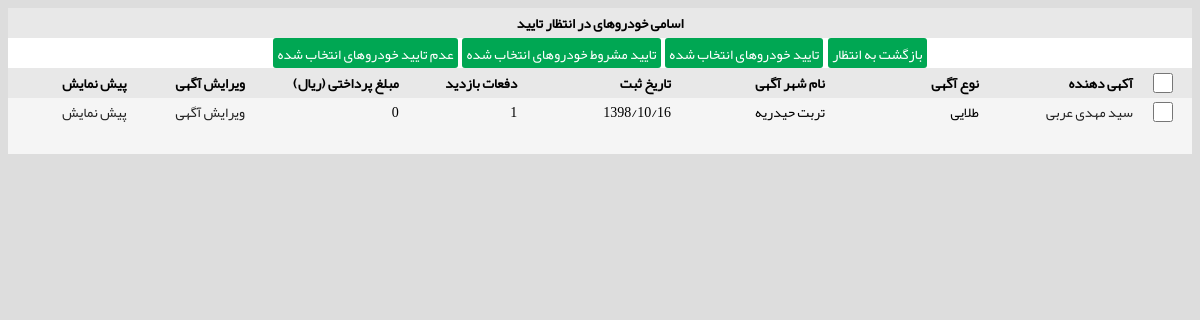
Page /admin_user_car.php?type=0 (signed in) on the committed database.
### tables this page shows
CREATE TABLE `tbl_car_master_info` (
  `auto_id` int(11) NOT NULL AUTO_INCREMENT,
  `f1` int(11) NOT NULL DEFAULT '0',
  `f2` int(11) NOT NULL DEFAULT '0',
  `f3` int(11) NOT NULL DEFAULT '0',
  `f4` varchar(10) DEFAULT '',
  `f5` smallint(6) NOT NULL DEFAULT '1',
  `f6` varchar(1) NOT NULL DEFAULT '1',
  `f7` smallint(6) NOT NULL DEFAULT '1',
  `f8` varchar(1) NOT NULL DEFAULT '0',
  `f9` text,
  `f10` int(11) NOT NULL DEFAULT '1',
  `f11` bigint(20) NOT NULL,
  `f12` int(11) NOT NULL,
  PRIMARY KEY (`auto_id`)
);

CREATE TABLE `tbl_user_info` (
  `auto_id` int(11) NOT NULL AUTO_INCREMENT COMMENT 'code',
  `f1` int(5) NOT NULL DEFAULT '0' COMMENT 'name_user',
  `f2` int(5) NOT NULL DEFAULT '0' COMMENT 'pass_user',
  `f3` varchar(100) DEFAULT NULL COMMENT 'famil_user',
  `f4` varchar(10) DEFAULT NULL,
  `f5` varchar(30) DEFAULT NULL,
  `f6` varchar(35) DEFAULT NULL,
  `f7` varchar(255) DEFAULT NULL,
  `f8` varchar(300) DEFAULT NULL,
  `f9` varchar(10) DEFAULT NULL,
  `f10` varchar(300) NOT NULL DEFAULT '',
  `f11` varchar(20) NOT NULL DEFAULT '',
  `f12` text,
  `f13` varchar(1) NOT NULL DEFAULT '1',
  `f14` int(11) DEFAULT NULL,
  `f15` varchar(100) DEFAULT NULL,
  `f16` varchar(100) DEFAULT NULL,
  `f17` varchar(100) DEFAULT NULL,
  `f18` varchar(255) DEFAULT NULL,
  `f19` varchar(255) DEFAULT NULL,
  `f20` varchar(255) DEFAULT NULL,
  `f21` varchar(255) DEFAULT NULL,
  `f22` varchar(255) DEFAULT NULL,
  `f23` int(11) DEFAULT NULL,
  `f24` int(11) DEFAULT NULL,
  `f25` varchar(1) DEFAULT '1',
  PRIMARY KEY (`auto_id`)
);

CREATE TABLE `tbl_adver_type` (
  `auto_id` int(11) NOT NULL AUTO_INCREMENT,
  `f1` varchar(255) NOT NULL DEFAULT '',
  `f2` int(11) NOT NULL DEFAULT '1',
  `f3` bigint(20) NOT NULL DEFAULT '0',
  `f4` text,
  PRIMARY KEY (`auto_id`)
);

CREATE TABLE `tbl_shahr` (
  `shahr_id` int(11) NOT NULL AUTO_INCREMENT,
  `shomare` int(11) DEFAULT NULL,
  `shahrestan` varchar(255) DEFAULT NULL,
  `markaze_shahrestan` varchar(255) DEFAULT NULL,
  `tarikhe_tasis` varchar(255) DEFAULT NULL,
  `kode_taghsim` varchar(255) DEFAULT NULL,
  `ostan_name` varchar(255) DEFAULT NULL,
  `ostan_id` int(11) DEFAULT NULL,
  PRIMARY KEY (`shahr_id`)
);

### connect.php (called while the page is built, shortened)
<?php ob_start(); session_start();
 function pool($price)
{
	$p_len=strlen($price);
	return $price;
}
?>

### admin_user_car.php (the view, shortened to what this page needs)
<?php include "header_admin_page.php";
$item_type=$_GET["type"];
switch ($item_type)
{
	case 0 : {$grid_title="اسامی خودروهای در انتظار تایید";$page_id=42; break;}
}
?>
<table  id="tbl_grid" border="0" width="100%" cellpadding="0" cellspacing="0"   dir=rtl width=90%>
<form name="frm_grid" id="frm_grid"  method="POST" action="admin_user_car.php?type=<?php print $item_type?>" >
<tr>
<td class= "aseman_grid_tite" width="100%" align="center" height="23"  colspan="9"   >
<?php print $grid_title?></td>
</tr>
													<tr>
<td class= "aseman_grid_btn" align="center" height="23" colspan="9"   >
													<input type="submit" value="بازگشت به انتظار" name="btn_0" onclick="javascript: return confirm('هشدار : آیا از بازگشت خودروهای انتخاب شده به حالت انتظاراطمینان دارید؟');" >&nbsp;
													<input type="submit" value="تایید خودروهای انتخاب شده" name="btn_1" onclick="javascript: return confirm('هشدار : آیا از تایید تمامی خودروهای انتخاب شده اطمینان دارید؟');" >&nbsp;
													<input type="submit" value="تایید مشروط خودروهای انتخاب شده" name="btn_3" onclick="javascript: return confirm(' هشدار : آیا از عدم تایید تمامی خودروهای انتخاب شده اطمینان دارید ؟ ');" >&nbsp;
<input type="submit" value="عدم تایید خودروهای انتخاب شده" name="btn_2" onclick="javascript: return confirm('هشدار : آیا از تایید مشروط خودروهای انتخاب شده اطمینان دارید؟');>
	<input type="submit" value="حذف خودروهای انتخاب شده" name="btn_4" onclick="javascript: return confirm('هشدار : آیا از حدف خودروهای انتخاب شده اطمینان دارید؟');" >
													</td></td>
													</tr>
<tr>
<td class= "aseman_grid_col_title" width="5%" align="center" height="23"   >
	<input type='checkbox' name='select-all' id='select-all'  onclick="check();" style="font-weight: 700" >
</td>
<td class= "aseman_grid_col_title" width="13%" align="right" height="23"   >
	آکهی دهنده
</td>
<td class= "aseman_grid_col_title" width="13%" align="right" height="23"   >
	<span lang="fa">نوع آگهی</span></td>
<td class= "aseman_grid_col_title" width="13%" align="right" height="23"   >
	نام شهر آگهی
</td>
<td class= "aseman_grid_col_title" width="10%" align="right" height="23"   >
	تاریخ ثبت
</td>
<td class= "aseman_grid_col_title" width="10%" align="right" height="23"   >
	دفعات بازدید
</td>
<td class= "aseman_grid_col_title" width="13%" align="right" height="23"   >
	<span lang="fa">مبلغ پرداختی</span> <span lang="fa">(ریال)</span></td>
<td class= "aseman_grid_col_title" width="10%" align="right" height="23"   >
	ویرایش آگهی
<td class= "aseman_grid_col_title" width="10%" align="right" height="23"   >
	پیش نمایش
</td>
</tr>
	<?php
$str_sql="SELECT
  `tbl_shahr`.`shahrestan`, `tbl_shahr`.`ostan_id`, `tbl_car_master_info`.*,
  `tbl_shahr`.`shahr_id`, `tbl_shahr`.`ostan_name`, `tbl_user_info`.`auto_id` as user_id,`tbl_user_info`.`f3` as user_fname,
  `tbl_user_info`.`f22` as user_lname, `tbl_item_sub_group`.`f2` as sub_group_name, `tbl_adver_type`.`f1` as adver_type
FROM
  `tbl_car_master_info`
  LEFT JOIN
  `tbl_shahr` ON `tbl_car_master_info`.`f3` = `tbl_shahr`.`shahr_id`
  LEFT JOIN
  `tbl_user_info` ON `tbl_car_master_info`.`f2` = `tbl_user_info`.`auto_id`
  LEFT JOIN
  `tbl_item_sub_group` ON `tbl_car_master_info`.`f1` = `tbl_item_sub_group`.`auto_id`
  LEFT JOIN
  `tbl_adver_type` ON `tbl_car_master_info`.`f12` = `tbl_adver_type`.`auto_id`
  where `tbl_car_master_info`.`f8`='$item_type' order by `tbl_car_master_info`.`auto_id` desc";
	$re = mysql_query($str_sql);
	$i=1;
	while($row = mysql_fetch_array($re))
	{  if($i++%2==0) { $class_name="grid_even_row"; } else {$class_name="grid_odd_row";}
	?>
<tr >
<td width="5%" align="center" class="<?php print $class_name; ?>"   >
	<input type='checkbox' name='ch1[]'  id='ch1[]'  value="<?php print $row["auto_id"]; ?>">
</td>
<td width="13%" align="right" class="<?php print $class_name; ?>"    title="<?php print$row["item_name"]?>">
	<a href="show_user_profile.php?u_id=<?php print $row[user_id]?>"><?php print $row["user_fname"]." ".$row["user_lname"]?></a>
</td>
<td width="13%" align="right" class="<?php print $class_name; ?>"  >
	<?php print $row["adver_type"]?>
</td>
<td width="13%" align="right" class="<?php print $class_name; ?>"    >
	<?php
	$re2=mysql_query("select shahr_id,shahrestan from tbl_shahr where shahr_id=$row[shahr_id]");
	list($cur_shahr_id,$cur_shahr_name)=mysql_fetch_array($re2);
	print $cur_shahr_name;
	?>
</td>
<td width="10%" align="right" class="<?php print $class_name; ?>"    >
	<?php print $row["f4"]; ?>
</td>
<td width="10%" align="right" class="<?php print $class_name; ?>"    >
	<?php print $row["f10"]; ?>
</td>
<td width="13%" align="right" class="<?php print $class_name; ?>"  >
<?php
$re3=mysql_query("select f3 from tbl_payment where f7=6 and f8=$row[auto_id]");
list($price)=mysql_fetch_array($re3);
if($price=='')
	$price=0;
print pool($price);
?>
</td>
<td width="10%" align="right" class="<?php print $class_name; ?>"  >
	<a href="admin_user_reg_car_master.php?edit=1&item_id=<?php print $row[auto_id]; ?>">ویرایش آگهی</a>
<td width="10%" align="right" class="<?php print $class_name; ?>"    >
	<a target=_blank href="show_car_preview.php?item_id=<?php print $row[auto_id]; ?>">پیش نمایش</a>
</td>
</tr>
<?php }
?>
<tr >
<td width="5%" align="center" class="<?php print $class_name; ?>"   >
&nbsp;</td>
<td width="13%" align="right" class="<?php print $class_name; ?>"    >
&nbsp;</td>
<td width="13%" align="right" class="<?php print $class_name; ?>"   >
&nbsp;</td>
<td width="13%" align="right" class="<?php print $class_name; ?>"   >
&nbsp;</td>
<td width="13%" align="right" class="<?php print $class_name; ?>"    >
&nbsp;</td>
<td width="10%" align="right" class="<?php print $class_name; ?>"    >
&nbsp;</td>
<td width="10%" align="right" class="<?php print $class_name; ?>"    >&nbsp;
<td width="10%" align="right" class="<?php print $class_name; ?>"    >
&nbsp;</td>
<td width="10%" align="right" class="<?php print $class_name; ?>"    >
&nbsp;</td>
</tr>
</table>

### css/admin_style.css (style rules this page uses)
:link { text-decoration:none;color:#222 }
p,table,td { font-family:WebYekan;font-size:14px;color:#000;font-weight:400 }
input,select,textarea { font-family:WebYekan;font-size:13px;color:#000 }
BODY { font-family:WebYekan;font-size:14px;color:#000;font-weight:400;background-color:#ddd;scrollbar-face-color:#E1E7EA;scrollbar-shadow-color:#E1E7EA;scrollbar-base-color:#E1E7EA;scrollbar-track-color:#E1E7EA;scrollbar-arrow-color:#8DA6B8 }
.aseman_grid_tite,.aseman_grid_col_title { background-color:#E8E8E8;font-weight:700;height:30px }
.aseman_grid_btn { background-color:#fff }
.grid_odd_row { background-color:#f5f5f5 }
input[type=checkbox] { width:20px;height:20px }
input[type=submit] { height:30px;border:0 solid #111;border-radius:3px;font-family:WebYekan;font-size:14px;font-weight:normaler;background:#00A753;color:#fff;padding:2px 4px;text-align:center;cursor:pointer }

### rows in the picture
tbl_car_master_info: tbl_user_info.f3 "سید مهدی", tbl_user_info.f22 "عربی", tbl_adver_type.f1 "طلایی", tbl_shahr.shahrestan "تربت حيدريه", f4 "1398/10/16", f10 "1", price "0"

### other values in the picture
$grid_title "اسامی خودروهای در انتظار تایید"
